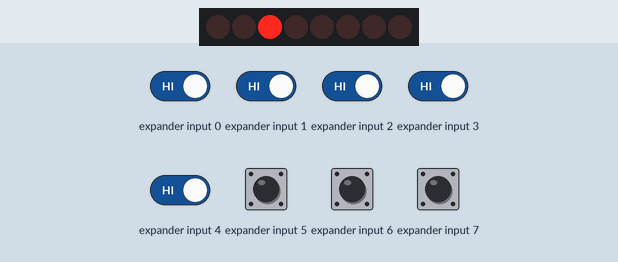
Recording of a sketch running on a simulated Arduino Leonardo, built with avr-gcc and run on an emulated ATmega32U4. On the bench: 8 shift-register outputs drawn as a row of LEDs (first output left, lit = HIGH). Wiring (inferred from the names in the program): input shift register (74HC165): load pin 5; clock pin 9; serial out pin 8; shift register (74HC595): data pin 4; shift clock pin 6; latch pin 7. Wiring (inferred from the signals the program sends): row of LEDs: on Q0, Q1, Q2, Q3, Q4, Q5, Q6, Q7. Inputs (shaded band) come from the test bench; at power-on: expander input 0–7 HIGH.

Above: at 1.2 s.
1.3 s: expander input 0 driven LOW
At 1.48 s:
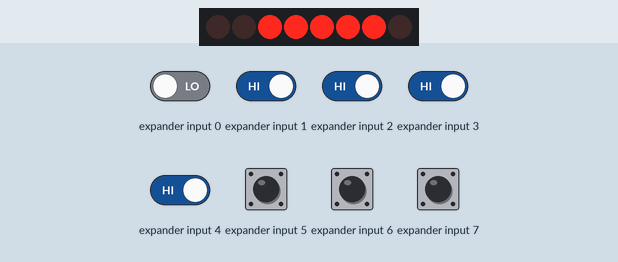
4.3 s: expander input 3 driven LOW
7.3 s: expander input 1 driven LOW
10.3 s: expander input 4 driven LOW
13.3 s: expander input 2 driven LOW
Timing chart, 0 to 16.3 s (numbered marks = the images above; inputs shaded):
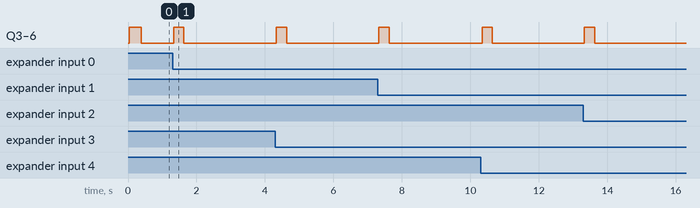

The sketch:

MIDI_Keyboard_v2_beta.ino
```cpp
#include <MIDIUSB.h>

// 74HC595
const int PIN_595_SER   = 4;
const int PIN_595_RCLK  = 5;
const int PIN_595_SRCLK = 6;

// 74HC165
const int PIN_165_PL = 7;
const int PIN_165_CP = 9;
const int PIN_165_Q7 = 8;

const byte NUM_COLS = 5;
const byte NUM_ROWS = 8;

bool keyState[NUM_ROWS][NUM_COLS];
bool lastKeyState[NUM_ROWS][NUM_COLS];

// Starting MIDI note (C3 = 48)
const byte baseNote = 33;

void setup() {

  pinMode(PIN_595_SER, OUTPUT);
  pinMode(PIN_595_RCLK, OUTPUT);
  pinMode(PIN_595_SRCLK, OUTPUT);

  pinMode(PIN_165_PL, OUTPUT);
  pinMode(PIN_165_CP, OUTPUT);
  pinMode(PIN_165_Q7, INPUT);

  digitalWrite(PIN_165_PL, HIGH);
}

void loop() {

  for (byte col = 0; col < NUM_COLS; col++) {

    writeColumn(col);
    delayMicroseconds(5);

    byte rows = readRows();

    for (byte row = 0; row < NUM_ROWS; row++) {

      bool pressed = bitRead(rows, row);

      keyState[row][col] = pressed;

      if (keyState[row][col] != lastKeyState[row][col]) {

        byte note = baseNote + (col * NUM_ROWS) + row;

        if (pressed) {
          noteOn(0, note, 100);
        } else {
          noteOff(0, note, 0);
        }

        MidiUSB.flush();
      }

      lastKeyState[row][col] = keyState[row][col];
    }
  }
}

// =============================

void writeColumn(byte col) {

  byte data = (1 << (col + 1));  // SHIFTED BY 1

  digitalWrite(PIN_595_RCLK, LOW);
  shiftOut(PIN_595_SER, PIN_595_SRCLK, LSBFIRST, data);
  digitalWrite(PIN_595_RCLK, HIGH);
}

// =============================

byte readRows() {

  byte incoming = 0;

  digitalWrite(PIN_165_PL, LOW);
  delayMicroseconds(5);
  digitalWrite(PIN_165_PL, HIGH);

  for (int i = 7; i >= 0; i--) {

    digitalWrite(PIN_165_CP, LOW);

    if (digitalRead(PIN_165_Q7))
      bitSet(incoming, i);

    digitalWrite(PIN_165_CP, HIGH);
  }

  return incoming;
}

// =============================

void noteOn(byte channel, byte pitch, byte velocity) {
  midiEventPacket_t noteOn = {0x09, 0x90 | channel, pitch, velocity};
  MidiUSB.sendMIDI(noteOn);
}

void noteOff(byte channel, byte pitch, byte velocity) {
  midiEventPacket_t noteOff = {0x08, 0x80 | channel, pitch, velocity};
  MidiUSB.sendMIDI(noteOff);
}
```
